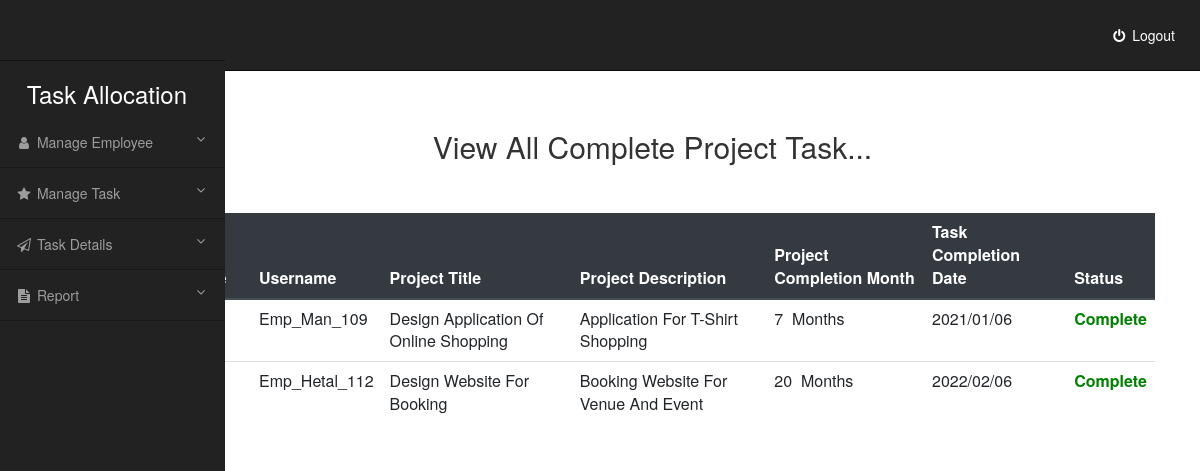
The page /Task_Allocation_System/General_Manager/View_Complete_Task.php (signed in) on the database its author committed.
### tables this page shows
CREATE TABLE IF NOT EXISTS `tbl_take_task` (
  `task_id` int(11) NOT NULL AUTO_INCREMENT,
  `project_id` int(11) NOT NULL,
  `user_id` int(11) NOT NULL,
  `task_complete_date` varchar(10) NOT NULL,
  `status` varchar(15) NOT NULL,
  `complete_task` varchar(5) NOT NULL COMMENT 'Yes / No',
  PRIMARY KEY (`task_id`)
);

CREATE TABLE IF NOT EXISTS `tbl_user` (
  `user_id` int(11) NOT NULL AUTO_INCREMENT,
  `name` varchar(50) NOT NULL,
  `username` varchar(50) NOT NULL,
  `password` varchar(32) NOT NULL,
  `role` varchar(10) NOT NULL,
  `salary` int(11) NOT NULL,
  `status` varchar(1) NOT NULL,
  PRIMARY KEY (`user_id`)
);

CREATE TABLE IF NOT EXISTS `tbl_project_work` (
  `project_id` int(11) NOT NULL AUTO_INCREMENT,
  `title` varchar(50) NOT NULL,
  `description` text NOT NULL,
  `added_date` varchar(10) NOT NULL,
  `month` int(11) NOT NULL,
  PRIMARY KEY (`project_id`)
);

### Task_Allocation_System/General_Manager/View_Complete_Task.php (the view, shortened to what this page needs)
<?php
if($_SESSION['username']!=NULL && $_SESSION['user']=="Manager")
{
?>
<html>
    <head>
        <link href="//maxcdn.bootstrapcdn.com/bootstrap/3.3.0/css/bootstrap.min.css" rel="stylesheet" id="bootstrap-css">
        <link rel="stylesheet" href="https://maxcdn.bootstrapcdn.com/bootstrap/4.5.0/css/bootstrap.min.css">
    </head>
    <body>
        <?php
            include_once './Menu.php';
        ?>
        <div class="container" style="padding-top: 5%;padding-left: 10%;">
            <h2 class="text-center">View All Complete Project Task...</h2>
            <br><br>
            <?php
                include_once '../connectionDB.php';
                $sql = "SELECT u.name,u.username,p.title,p.description,p.month,t.task_complete_date,t.status FROM tbl_user as u INNER JOIN tbl_take_task as t ON u.user_id = t.user_id INNER JOIN "
                        . "tbl_project_work as p ON t.project_id = p.project_id WHERE t.status = 'Complete'";
                if($result = mysqli_query($conn, $sql)){
                    if(mysqli_num_rows($result) > 0){
            ?>
            <table class="table">
                <thead class="thead-dark">
                  <tr>
                    <th scope="col">#</th>
                    <th scope="col">Name</th>
                    <th scope="col">Username</th>
                    <th scope="col">Project Title</th>
                    <th scope="col">Project Description</th>
                    <th scope="col">Project Completion Month</th>
                    <th scope="col">Task Completion Date</th>
                    <th scope="col">Status</th>
                  </tr>
                </thead>
                <tbody>
                <?php
                $sr = 1;
                while($row = mysqli_fetch_array($result))
                {
                    echo "<tr>";
                        echo "<th>" . $sr . "</th>";
                        echo "<td>" . $row['name'] . "</td>";
                        echo "<td>" . $row['username'] . "</td>";
                        echo "<td>" . $row['title'] . "</td>";
                        echo "<td>" . $row['description'] . "</td>";
                        echo "<td>" . $row['month'] ."&nbsp; Months". "</td>";
                        echo "<td>" . $row['task_complete_date'] . "</td>";
                        echo "<td style='color:green;'><b>" . $row['status'] . "</b></td>";
                    echo "</tr>";
                    $sr++;
                }
                ?>
                </tbody>
              </table>
            <?php
                } else{
                    echo "<p class='lead'><em>No records were found.</em></p>";
                }
            } else{
                echo "ERROR: Could not able to execute $sql. " . mysqli_error($$conn);
            }
            ?>
        </div>
    </body>
</html>
<?php
}
 else {
    header("Location:../index.php");
}
?>

### Task_Allocation_System/General_Manager/Menu.php (shortened to what this page needs)
<!DOCTYPE html>
<html>
    <head>
        <link href="//maxcdn.bootstrapcdn.com/bootstrap/3.3.0/css/bootstrap.min.css" rel="stylesheet" id="bootstrap-css">
    </head>
    <body>
            <div id="wrapper">
                <nav class="navbar navbar-inverse navbar-fixed-top" role="navigation">
                    <ul class="nav navbar-right top-nav">
                        <li class="dropdown">
                            <a href="logout.php"><i class="fa fa-fw fa-power-off"></i> Logout </a>
                        </li>
                    </ul>
                    <div class="collapse navbar-collapse navbar-ex1-collapse">
                        <ul class="nav navbar-nav side-nav">
                            <div class="navbar-header">
                                <a href="index.php"><h3 style="color: white;">&nbsp;&nbsp;&nbsp; Task Allocation </h3></a>
                    </div>
                            <li>
                                <a data-toggle="collapse" data-target="#submenu-1"><i class="fa fa-fw fa-user"></i> Manage Employee <i class="fa fa-fw fa-angle-down pull-right"></i></a>
                            </li>
                            <li>
                                <a data-toggle="collapse" data-target="#submenu-2"><i class="fa fa-fw fa-star"></i> Manage Task <i class="fa fa-fw fa-angle-down pull-right"></i></a>
                            </li>
                            <li>
                                <a data-toggle="collapse" data-target="#submenu-3"><i class="fa fa-fw fa-paper-plane-o"></i> Task Details <i class="fa fa-fw fa-angle-down pull-right"></i></a>
                            </li>
                            <li>
                                <a data-toggle="collapse" data-target="#submenu-4"><i class="fa fa-fw fa-file-text"></i> Report <i class="fa fa-fw fa-angle-down pull-right"></i></a>
                            </li>
                        </ul>
                    </div>
                </nav>
            </div>
    </body>
</html>

### Task_Allocation_System/connectionDB.php (shortened to what this page needs)
<!DOCTYPE html>
<html>
    <head>
    </head>
    <body>
    </body>
</html>

### Task_Allocation_System/General_Manager/Menu.php (style rules this page uses)
@media (min-width:768px) { body { margin-top: 50px; } }
#wrapper { padding-left: 0; }
@media (min-width:768px) { #wrapper { padding-left: 225px; } }
.top-nav { padding: 0 15px; }
.top-nav>li { display: inline-block; float: left; }
.top-nav>li>a { padding-top: 20px; padding-bottom: 20px; line-height: 20px; color: #fff; }
@media (min-width:768px) { .side-nav { position: fixed; top: 60px; left: 225px; width: 225px; margin-left: -225px; border: none; border-radius: 0; border-top: 1px rgba(0,0,0,.5) solid; overflow-y: auto; background-color: #222; bottom: 0; overflow-x: hidden; padding-bottom: 40px; } }
@media (min-width:768px) { .side-nav>li>a { width: 225px; border-bottom: 1px rgba(0,0,0,.3) solid; } }

### rows shown on the page
tbl_take_task: user.username "Emp_Man_109", project.title "Design Application Of Online Shopping", project.description "Application For T-Shirt Shopping", project.month "7", task_complete_date "2021/01/06", status "Complete"
tbl_take_task: user.username "Emp_Hetal_112", project.title "Design Website For Booking", project.description "Booking Website For Venue And Event", project.month "20", task_complete_date "2022/02/06", status "Complete"
